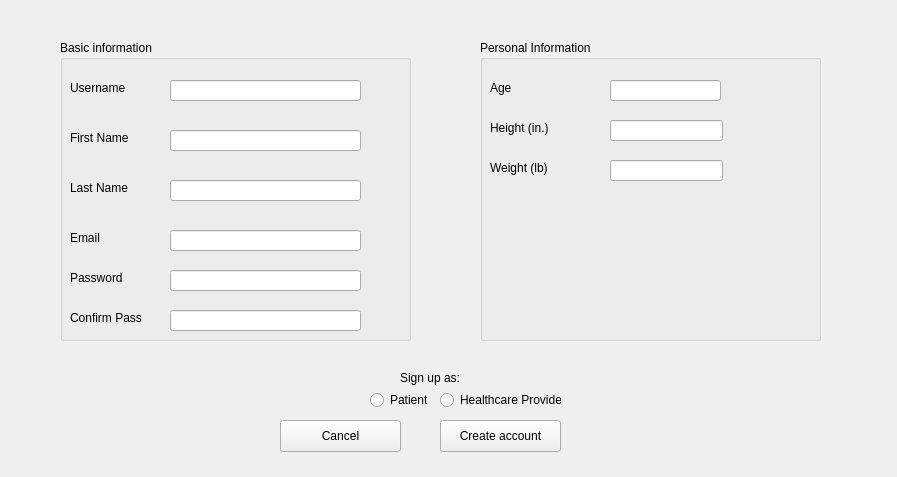
<?xml version="1.0" encoding="UTF-8"?>
<ui version="4.0">
 <class>Dialog</class>
 <widget class="QDialog" name="Dialog">
  <property name="geometry">
   <rect>
    <x>0</x>
    <y>0</y>
    <width>897</width>
    <height>477</height>
   </rect>
  </property>
  <property name="windowTitle">
   <string>Dialog</string>
  </property>
  <widget class="QGroupBox" name="groupBox">
   <property name="geometry">
    <rect>
     <x>60</x>
     <y>40</y>
     <width>351</width>
     <height>301</height>
    </rect>
   </property>
   <property name="title">
    <string>Basic information</string>
   </property>
   <widget class="QLineEdit" name="username">
    <property name="geometry">
     <rect>
      <x>110</x>
      <y>40</y>
      <width>191</width>
      <height>21</height>
     </rect>
    </property>
   </widget>
   <widget class="QLabel" name="usernameLabel">
    <property name="geometry">
     <rect>
      <x>10</x>
      <y>40</y>
      <width>91</width>
      <height>16</height>
     </rect>
    </property>
    <property name="text">
     <string>Username</string>
    </property>
   </widget>
   <widget class="QLineEdit" name="email">
    <property name="geometry">
     <rect>
      <x>110</x>
      <y>190</y>
      <width>191</width>
      <height>21</height>
     </rect>
    </property>
    <property name="text">
     <string/>
    </property>
   </widget>
   <widget class="QLabel" name="emailLabel">
    <property name="geometry">
     <rect>
      <x>10</x>
      <y>190</y>
      <width>91</width>
      <height>16</height>
     </rect>
    </property>
    <property name="text">
     <string>Email</string>
    </property>
   </widget>
   <widget class="QLabel" name="passwordLabel">
    <property name="geometry">
     <rect>
      <x>10</x>
      <y>230</y>
      <width>91</width>
      <height>16</height>
     </rect>
    </property>
    <property name="text">
     <string>Password</string>
    </property>
   </widget>
   <widget class="QLineEdit" name="password">
    <property name="geometry">
     <rect>
      <x>110</x>
      <y>230</y>
      <width>191</width>
      <height>21</height>
     </rect>
    </property>
   </widget>
   <widget class="QLabel" name="confirmPasswordLabel">
    <property name="geometry">
     <rect>
      <x>10</x>
      <y>270</y>
      <width>91</width>
      <height>16</height>
     </rect>
    </property>
    <property name="text">
     <string>Confirm Pass</string>
    </property>
   </widget>
   <widget class="QLineEdit" name="confirmPassword">
    <property name="geometry">
     <rect>
      <x>110</x>
      <y>270</y>
      <width>191</width>
      <height>21</height>
     </rect>
    </property>
   </widget>
   <widget class="QLabel" name="firstNameLabel">
    <property name="geometry">
     <rect>
      <x>10</x>
      <y>90</y>
      <width>81</width>
      <height>16</height>
     </rect>
    </property>
    <property name="text">
     <string>First Name</string>
    </property>
   </widget>
   <widget class="QLineEdit" name="firstName">
    <property name="geometry">
     <rect>
      <x>110</x>
      <y>90</y>
      <width>191</width>
      <height>21</height>
     </rect>
    </property>
   </widget>
   <widget class="QLabel" name="lastNameLabel">
    <property name="geometry">
     <rect>
      <x>10</x>
      <y>140</y>
      <width>81</width>
      <height>16</height>
     </rect>
    </property>
    <property name="text">
     <string>Last Name</string>
    </property>
   </widget>
   <widget class="QLineEdit" name="lastName">
    <property name="geometry">
     <rect>
      <x>110</x>
      <y>140</y>
      <width>191</width>
      <height>21</height>
     </rect>
    </property>
   </widget>
  </widget>
  <widget class="QGroupBox" name="groupBox_2">
   <property name="geometry">
    <rect>
     <x>480</x>
     <y>40</y>
     <width>341</width>
     <height>301</height>
    </rect>
   </property>
   <property name="title">
    <string>Personal Information</string>
   </property>
   <widget class="QLabel" name="label">
    <property name="geometry">
     <rect>
      <x>10</x>
      <y>40</y>
      <width>58</width>
      <height>16</height>
     </rect>
    </property>
    <property name="text">
     <string>Age</string>
    </property>
   </widget>
   <widget class="QLineEdit" name="age">
    <property name="geometry">
     <rect>
      <x>130</x>
      <y>40</y>
      <width>111</width>
      <height>21</height>
     </rect>
    </property>
   </widget>
   <widget class="QLineEdit" name="height">
    <property name="geometry">
     <rect>
      <x>130</x>
      <y>80</y>
      <width>113</width>
      <height>21</height>
     </rect>
    </property>
   </widget>
   <widget class="QLabel" name="label_2">
    <property name="geometry">
     <rect>
      <x>10</x>
      <y>80</y>
      <width>71</width>
      <height>16</height>
     </rect>
    </property>
    <property name="text">
     <string>Height (in.)</string>
    </property>
   </widget>
   <widget class="QLineEdit" name="weight">
    <property name="geometry">
     <rect>
      <x>130</x>
      <y>120</y>
      <width>113</width>
      <height>21</height>
     </rect>
    </property>
   </widget>
   <widget class="QLabel" name="label_3">
    <property name="geometry">
     <rect>
      <x>10</x>
      <y>120</y>
      <width>71</width>
      <height>16</height>
     </rect>
    </property>
    <property name="text">
     <string>Weight (lb)</string>
    </property>
   </widget>
  </widget>
  <widget class="QPushButton" name="createAccountButton">
   <property name="geometry">
    <rect>
     <x>440</x>
     <y>420</y>
     <width>121</width>
     <height>32</height>
    </rect>
   </property>
   <property name="text">
    <string>Create account</string>
   </property>
   <property name="autoDefault">
    <bool>false</bool>
   </property>
  </widget>
  <widget class="QPushButton" name="cancelButton">
   <property name="geometry">
    <rect>
     <x>280</x>
     <y>420</y>
     <width>121</width>
     <height>32</height>
    </rect>
   </property>
   <property name="text">
    <string>Cancel</string>
   </property>
   <property name="autoDefault">
    <bool>false</bool>
   </property>
  </widget>
  <widget class="QRadioButton" name="client">
   <property name="geometry">
    <rect>
     <x>370</x>
     <y>390</y>
     <width>99</width>
     <height>20</height>
    </rect>
   </property>
   <property name="text">
    <string>Patient</string>
   </property>
  </widget>
  <widget class="QRadioButton" name="trainer">
   <property name="geometry">
    <rect>
     <x>440</x>
     <y>390</y>
     <width>121</width>
     <height>20</height>
    </rect>
   </property>
   <property name="text">
    <string>Healthcare Provider</string>
   </property>
  </widget>
  <widget class="QLabel" name="label_4">
   <property name="geometry">
    <rect>
     <x>400</x>
     <y>370</y>
     <width>71</width>
     <height>16</height>
    </rect>
   </property>
   <property name="text">
    <string>Sign up as:</string>
   </property>
  </widget>
 </widget>
 <resources/>
 <connections/>
</ui>
